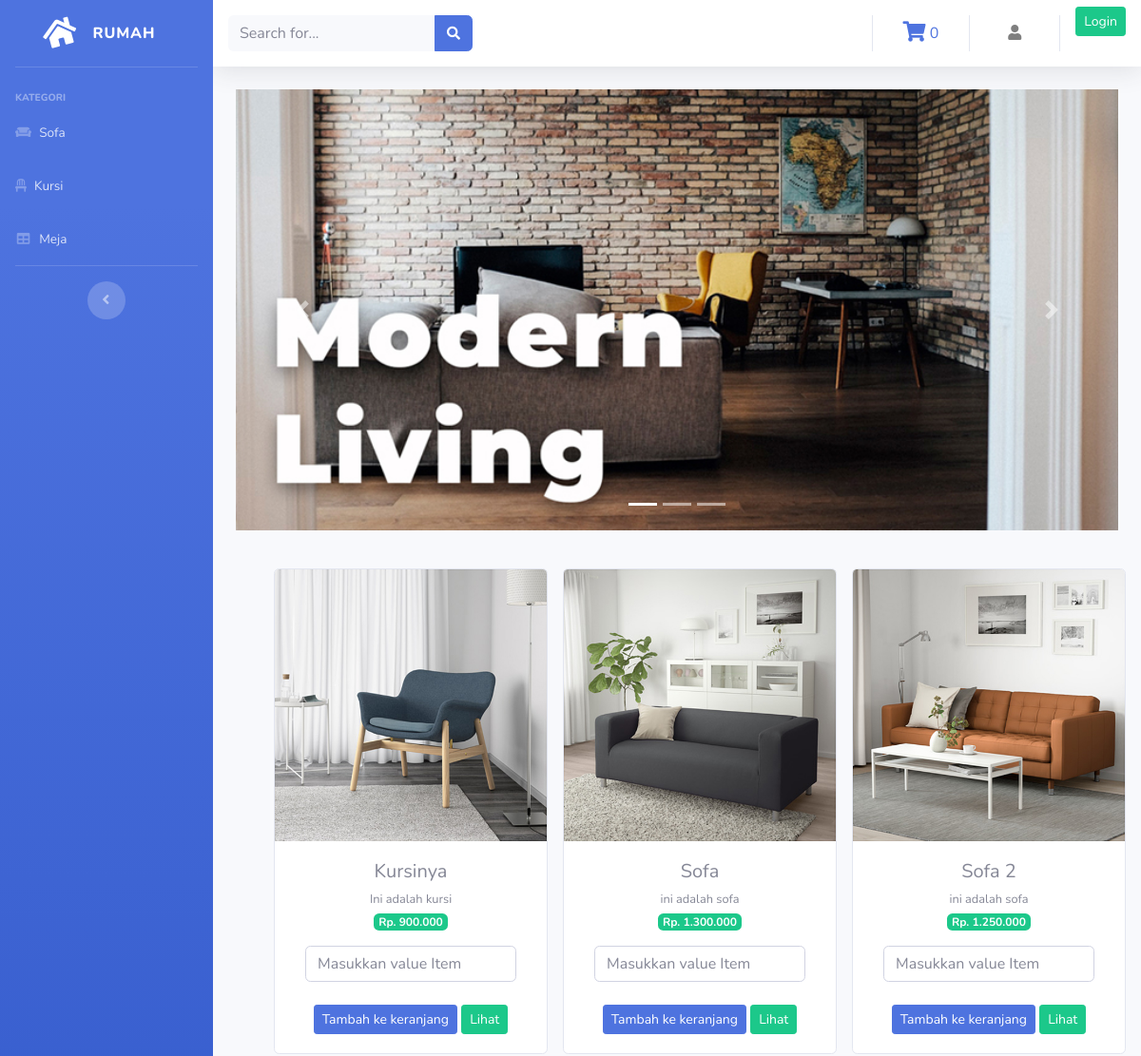
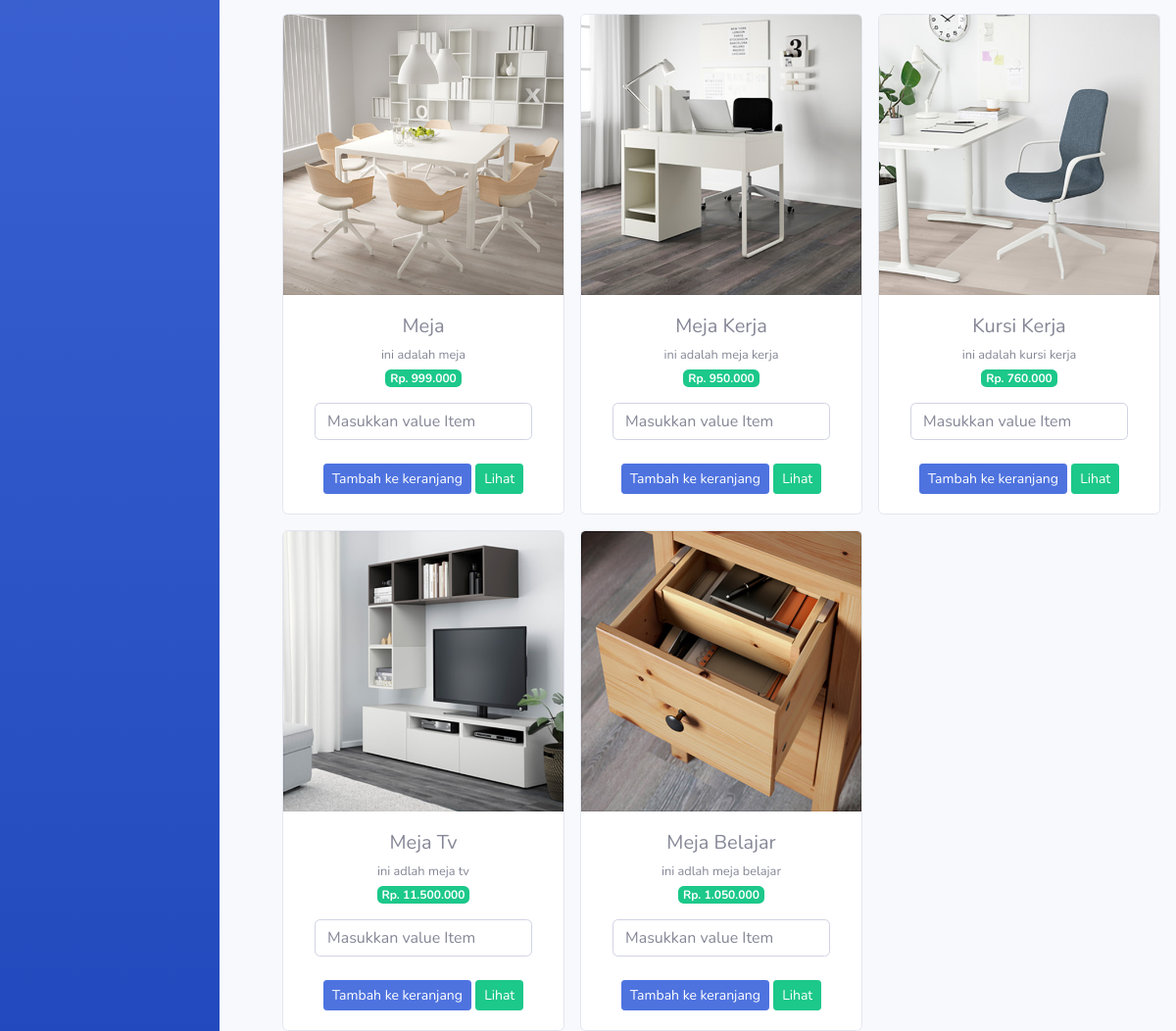
The page /Proyek/index.php on the database its author committed (2 pictures, top to bottom).
### tables this page shows
CREATE TABLE `product` (
  `id_barang` int(11) NOT NULL,
  `nama_barang` varchar(100) NOT NULL,
  `deskripsi` varchar(225) NOT NULL,
  `kategori` varchar(60) NOT NULL,
  `harga` int(100) NOT NULL,
  `stok` int(4) NOT NULL,
  `gambar` text NOT NULL
);

### Proyek/application/controllers/Admin.php (called while the page is built, shortened)
<?php
    class Admin extends CI_Controller {
        public function index()
        {
            $data['barang']= $this->model_barang->tampil_data()->result();
            $this->load->view('Template/header');
            $this->load->view('Template/sidebar');
            $this->load->view('Admin/Admin',$data) ;
            $this->load->view('Template/footer');
        }
    }
?>

### Proyek/index.php (called while the page is built, shortened)
<?php
require_once BASEPATH.'core/CodeIgniter.php';

### Proyek/application/models/model_barang.php (called while the page is built, shortened)
<?php
    class Model_barang extends CI_Model {
        public function tampil_data(){
            return $this->db->get('product');
        }
    }
?>

### Proyek/application/views/Admin/Admin.php (the view, shortened to what this page needs)
<div class="container-fluid">
    <div id="carouselExampleIndicators" class="carousel slide" data-ride="carousel">
    <ol class="carousel-indicators">
        <li data-target="#carouselExampleIndicators" data-slide-to="0" class="active"></li>
        <li data-target="#carouselExampleIndicators" data-slide-to="1"></li>
        <li data-target="#carouselExampleIndicators" data-slide-to="2"></li>
    </ol>
    <div class="carousel-inner">
        <div class="carousel-item active">
        <img src="<?php echo base_url('assets/img/Slide1.jpg') ?>" class="d-block w-100" alt="...">
        </div>
    </div>
    <a class="carousel-control-prev" href="#carouselExampleIndicators" role="button" data-slide="prev">
        <span class="carousel-control-prev-icon" aria-hidden="true"></span>
    </a>
    <a class="carousel-control-next" href="#carouselExampleIndicators" role="button" data-slide="next">
        <span class="carousel-control-next-icon" aria-hidden="true"></span>
    </a>
    </div>
    <div class="row text-center ml-4 mt-4">
        <?php foreach ($barang as $brg) : ?>
            <div class="card ml-3 mt-3" style="width: 18rem;">
                <img src="<?php echo base_url().'/uploads/'.$brg->gambar ?>" class="card-img-top" alt="...">
                <div class="card-body">
                    <h5 class="card-title mb-1"><?php echo $brg->nama_barang ?></h5>
                    <small><?php echo $brg->deskripsi ?></small><br>
                    <span class="badge badge-success mb-3">Rp. <?php echo number_format ($brg->harga, 0,',','.') ?></span><br>
                        <div class="col-sm">
                            <input type="text" class="form-control" placeholder="Masukkan value Item" name="jumlah">
                        </div><br>
                    <?php echo anchor('Admin/tambah_keranjang/' .$brg->id_barang,'<div class="btn btn-primary btn-sm">Tambah ke keranjang</div>') ?>
                    <?php echo anchor('Admin/detail/' .$brg->id_barang,'<div class="btn btn-success btn-sm">Lihat</div>') ?>
                </div>
            </div>
        <?php endforeach ?>
    </div>
</div>

### rows shown on the page
product: gambar (picture), nama_barang "Kursinya", deskripsi "Ini adalah kursi", harga "900.000", id_barang "Tambah ke keranjang", id_barang "Lihat"
product: gambar (picture), nama_barang "Sofa", deskripsi "ini adalah sofa", harga "1.300.000", id_barang "Tambah ke keranjang", id_barang "Lihat"
product: gambar (picture), nama_barang "Sofa 2", deskripsi "ini adalah sofa", harga "1.250.000", id_barang "Tambah ke keranjang", id_barang "Lihat"
product: gambar (picture), nama_barang "Meja", deskripsi "ini adalah meja", harga "999.000", id_barang "Tambah ke keranjang", id_barang "Lihat"
product: gambar (picture), nama_barang "Meja Kerja", deskripsi "ini adalah meja kerja", harga "950.000", id_barang "Tambah ke keranjang", id_barang "Lihat"
product: gambar (picture), nama_barang "Kursi Kerja", deskripsi "ini adalah kursi kerja", harga "760.000", id_barang "Tambah ke keranjang", id_barang "Lihat"
product: gambar (picture), nama_barang "Meja Tv", deskripsi "ini adlah meja tv", harga "11.500.000", id_barang "Tambah ke keranjang", id_barang "Lihat"
product: gambar (picture), nama_barang "Meja Belajar", deskripsi "ini adlah meja belajar", harga "1.050.000", id_barang "Tambah ke keranjang", id_barang "Lihat"

### other values the page prints
$this->cart->total_items() "0"
